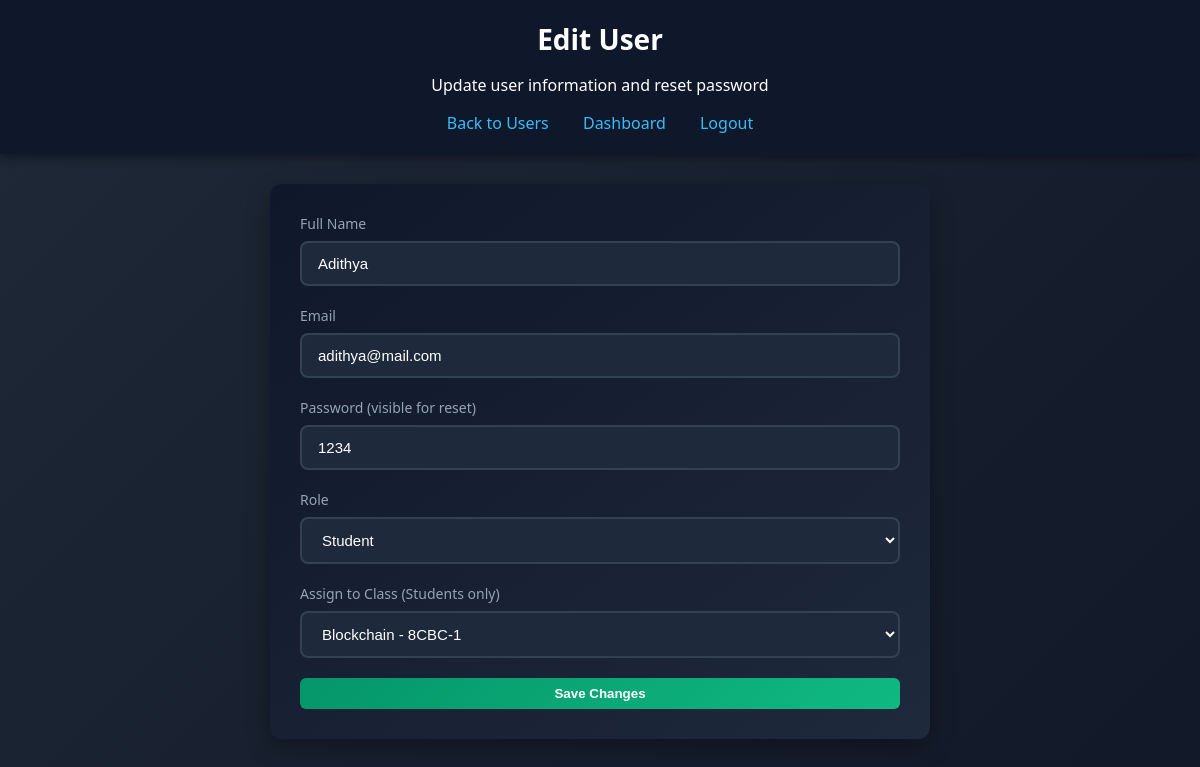
The app's page /admin/edit_user/6 (signed in), older data.
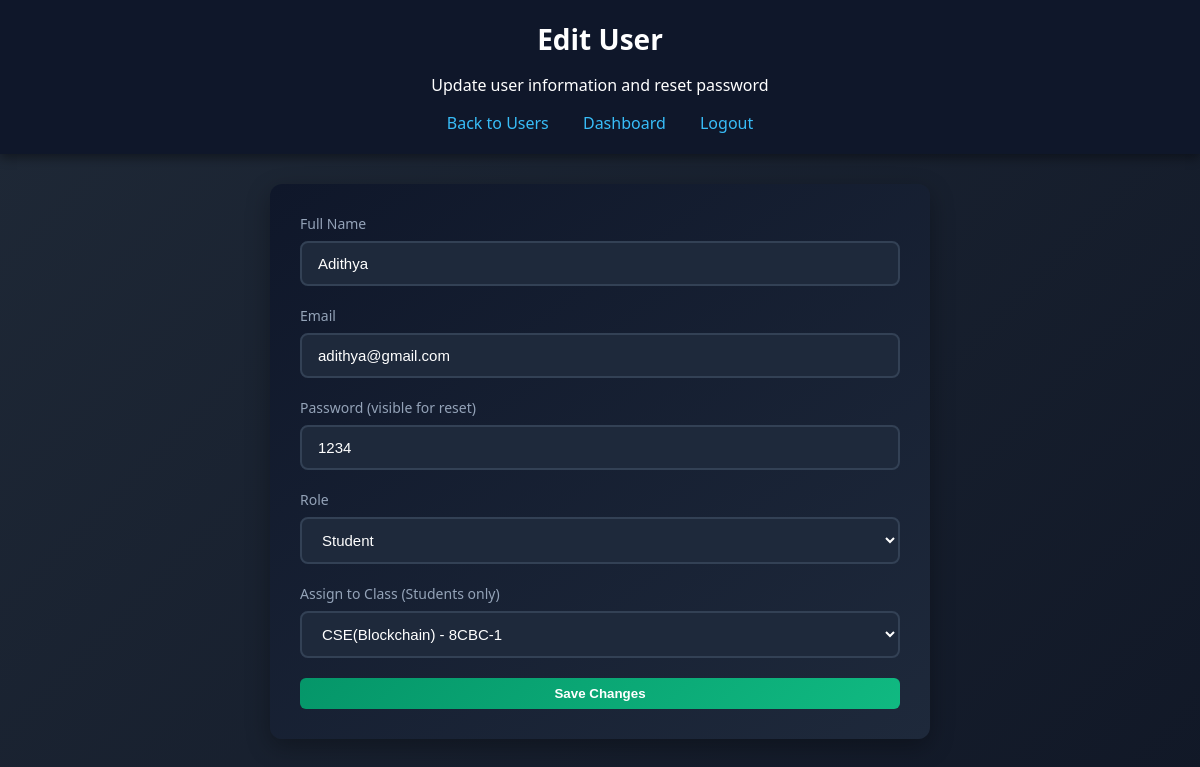
The same page, newer data.
### tables this page shows
CREATE TABLE users (
    id INTEGER PRIMARY KEY AUTOINCREMENT,
    name TEXT NOT NULL,
    email TEXT UNIQUE NOT NULL,
    password TEXT NOT NULL,
    role TEXT NOT NULL CHECK(role IN ('student','teacher','admin')),
    class_id INTEGER,
    rfid_uid TEXT,
    FOREIGN KEY(class_id) REFERENCES classes(id)
);

CREATE TABLE classes (
    id INTEGER PRIMARY KEY AUTOINCREMENT,
    class_name TEXT NOT NULL,
    room_no TEXT
);

### backend/app.py (the view, shortened to what this page needs)
@app.route("/admin/edit_user/<int:user_id>", methods=["GET", "POST"])
def edit_user(user_id):
    if session.get("role") != "admin":
        return redirect("/login")
    conn = get_connection()
    cursor = conn.cursor()
    message = ""
    user = cursor.execute("SELECT * FROM users WHERE id=?", (user_id,)).fetchone()
    classes = cursor.execute("SELECT id, class_name, room_no FROM classes").fetchall()
    conn.close()
    return render_template("edit_user.html", user=user, classes=classes, message=message)

### backend/app.py (called while the page is built)
def get_connection():
    conn = sqlite3.connect(DB_PATH)
    conn.row_factory = sqlite3.Row
    return conn

### frontend/templates/edit_user.html (shortened to what this page needs)
<!DOCTYPE html>
<html lang="en">
<head>
    <link rel="stylesheet" href="/static/style.css">
</head>
<body>
    <div class="header">
        <h1>Edit User</h1>
        <p>Update user information and reset password</p>
        <nav class="nav-links">
            <a href="/admin/users">Back to Users</a>
            <a href="/admin">Dashboard</a>
            <a href="/logout">Logout</a>
        </nav>
    </div>
    <div class="dashboard-content">
        <div class="form-container">
            <form method="POST" class="admin-form">
                <div class="form-group">
                    <label>Full Name</label>
                    <input type="text" name="name" value="{{ user.name }}" required>
                </div>
                <div class="form-group">
                    <label>Email</label>
                    <input type="email" name="email" value="{{ user.email }}" required>
                </div>
                <div class="form-group">
                    <label>Password (visible for reset)</label>
                    <input type="text" name="password" value="{{ user.password }}" required>
                </div>
                <div class="form-group">
                    <label>Role</label>
                    <select name="role">
                        <option value="student" {% if user.role == 'student' %}selected{% endif %}>Student</option>
                    </select>
                </div>
                <div class="form-group" id="classGroup">
                    <label>Assign to Class (Students only)</label>
                    <select name="class_id">
                        {% for c in classes %}
                        <option value="{{ c.id }}" {% if user.class_id == c.id %}selected{% endif %}>
                            {{ c.class_name }} - {{ c.room_no }}
                        </option>
                        {% endfor %}
                    </select>
                </div>
                <button type="submit" class="start-btn">Save Changes</button>
            </form>
        </div>
    </div>
</body>
</html>

Row changes from the older to the newer data that the page shows:
changed users "Adithya": email "adithya@mail.com" → "adithya@gmail.com"; class_id "Blockchain - 8CBC-1" → "CSE(Blockchain) - 8CBC-1"
